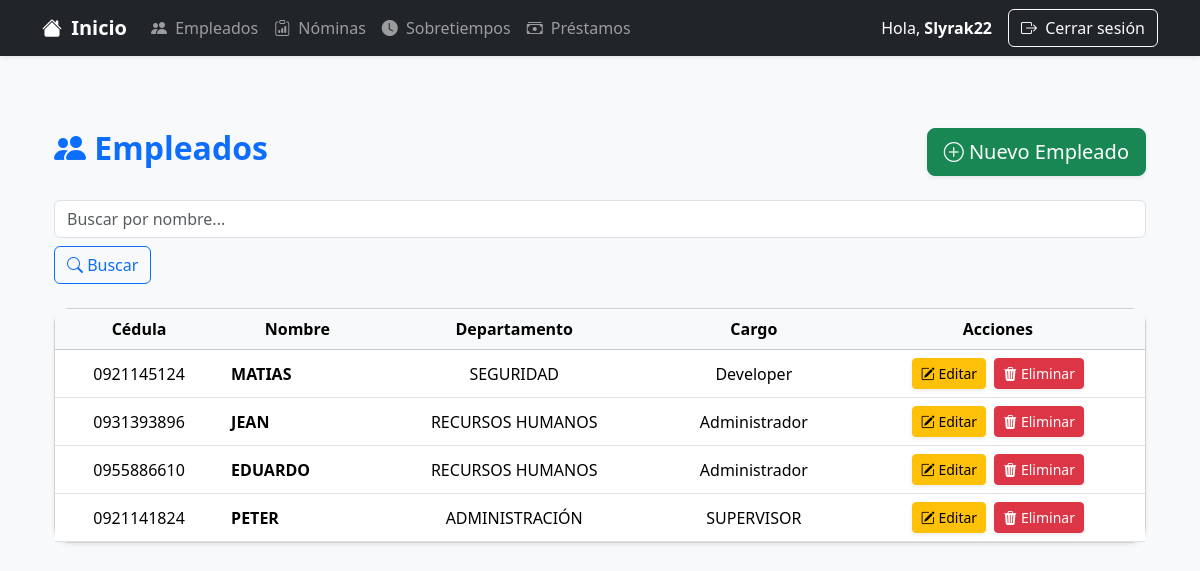
The app's page /nomina/empleados/ (signed in), older data.
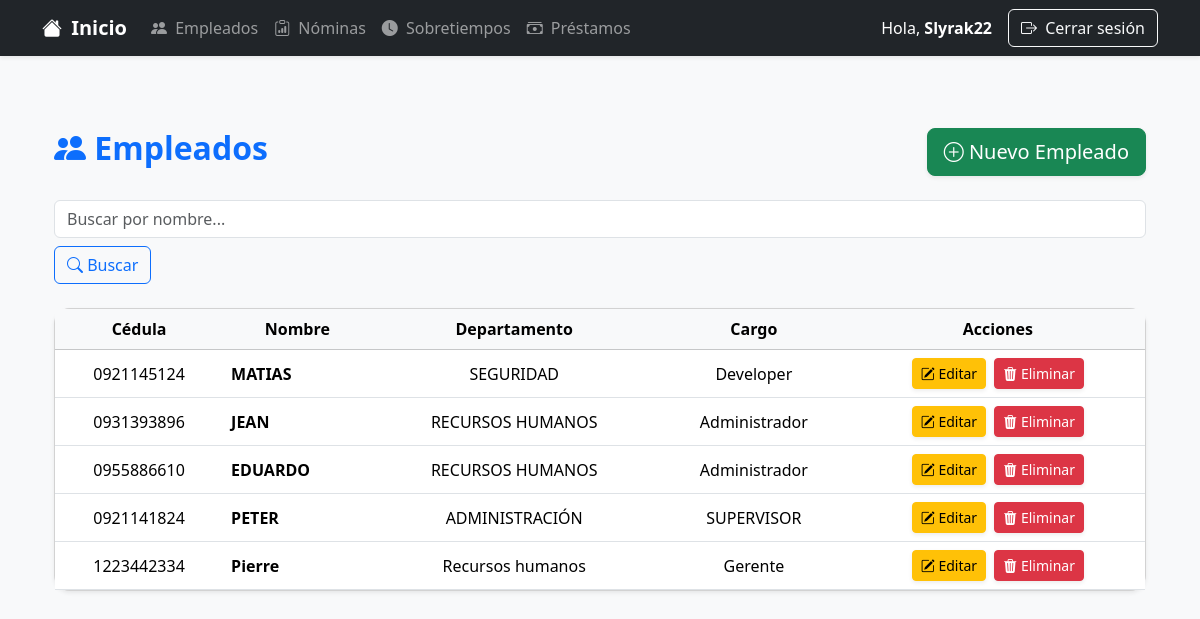
The same page, newer data.
### nomina_app/models.py (models this page shows, shortened)
class Empleado(models.Model):
    cedula = models.CharField(max_length=10, unique=True)
    nombre = models.CharField(max_length=100)
    apellido = models.CharField(max_length=100)
    sueldo = models.DecimalField(max_digits=10, decimal_places=2)
    departamento = models.CharField(max_length=100)
    cargo = models.CharField(max_length=100)
    fecha_contratacion = models.DateField()

### nomina_app/views.py (the view)
# urls.py: path('empleados/', views.EmpleadoListView.as_view(), name='empleado_list'),
class EmpleadoListView(LoginRequiredMixin, ListView):
    model = Empleado
    template_name = 'nomina/empleado_list.html'
    context_object_name = 'empleados'
    paginate_by = 10
    def get_queryset(self):
        query = self.request.GET.get('q')
        if query:
            return Empleado.objects.filter(nombre__icontains=query)
        return Empleado.objects.all()

### templates/nomina/empleado_list.html (shortened to what this page needs)
{% extends 'base.html' %}
{% block content %}
<div class="container py-5">
    <div class="d-flex justify-content-between align-items-center mb-4">
        <h2 class="fw-bold text-primary">
            <i class="bi bi-people-fill"></i> Empleados
        </h2>
        <a href="{% url 'nomina_app:empleado_create' %}" class="btn btn-success btn-lg shadow-sm">
            <i class="bi bi-plus-circle"></i> Nuevo Empleado
        </a>
    </div>
    <form method="get" class="mb-4 d-flex gap-2 flex-wrap">
        <input type="text" name="q" class="form-control flex-grow-1" placeholder="Buscar por nombre..."
            value="{{ request.GET.q }}">
        <button type="submit" class="btn btn-outline-primary">
            <i class="bi bi-search"></i> Buscar
        </button>
    </form>
    <div class="card shadow-sm rounded-4">
        <div class="card-body p-0">
            <div class="table-responsive">
                <table class="table table-hover align-middle mb-0">
                    <thead class="table-light text-center">
                        <tr>
                            <th>Cédula</th>
                            <th>Nombre</th>
                            <th>Departamento</th>
                            <th>Cargo</th>
                            <th>Acciones</th>
                        </tr>
                    </thead>
                    <tbody>
                        {% for empleado in empleados %}
                        <tr class="text-center">
                            <td>{{ empleado.cedula }}</td>
                            <td class="text-start fw-semibold">{{ empleado.nombre }}</td>
                            <td>{{ empleado.departamento }}</td>
                            <td>{{ empleado.cargo }}</td>
                            <td>
                                <a href="{% url 'nomina_app:empleado_update' empleado.pk %}"
                                    class="btn btn-sm btn-warning me-1 shadow-sm">
                                    <i class="bi bi-pencil-square"></i> Editar
                                </a>
                                <a href="{% url 'nomina_app:empleado_delete' empleado.pk %}"
                                    class="btn btn-sm btn-danger shadow-sm">
                                    <i class="bi bi-trash3-fill"></i> Eliminar
                                </a>
                            </td>
                        </tr>
                        {% empty %}
                        <tr>
                            <td colspan="5" class="text-center text-muted py-4">
                                <i class="bi bi-info-circle"></i> No hay empleados registrados.
                            </td>
                        </tr>
                        {% endfor %}
                    </tbody>
                </table>
            </div>
        </div>
    </div>
</div>
{% endblock %}

Row changes from the older to the newer data that the page shows:
added Empleado: cedula "1223442334", nombre "Pierre", departamento "Recursos humanos", cargo "Gerente"
